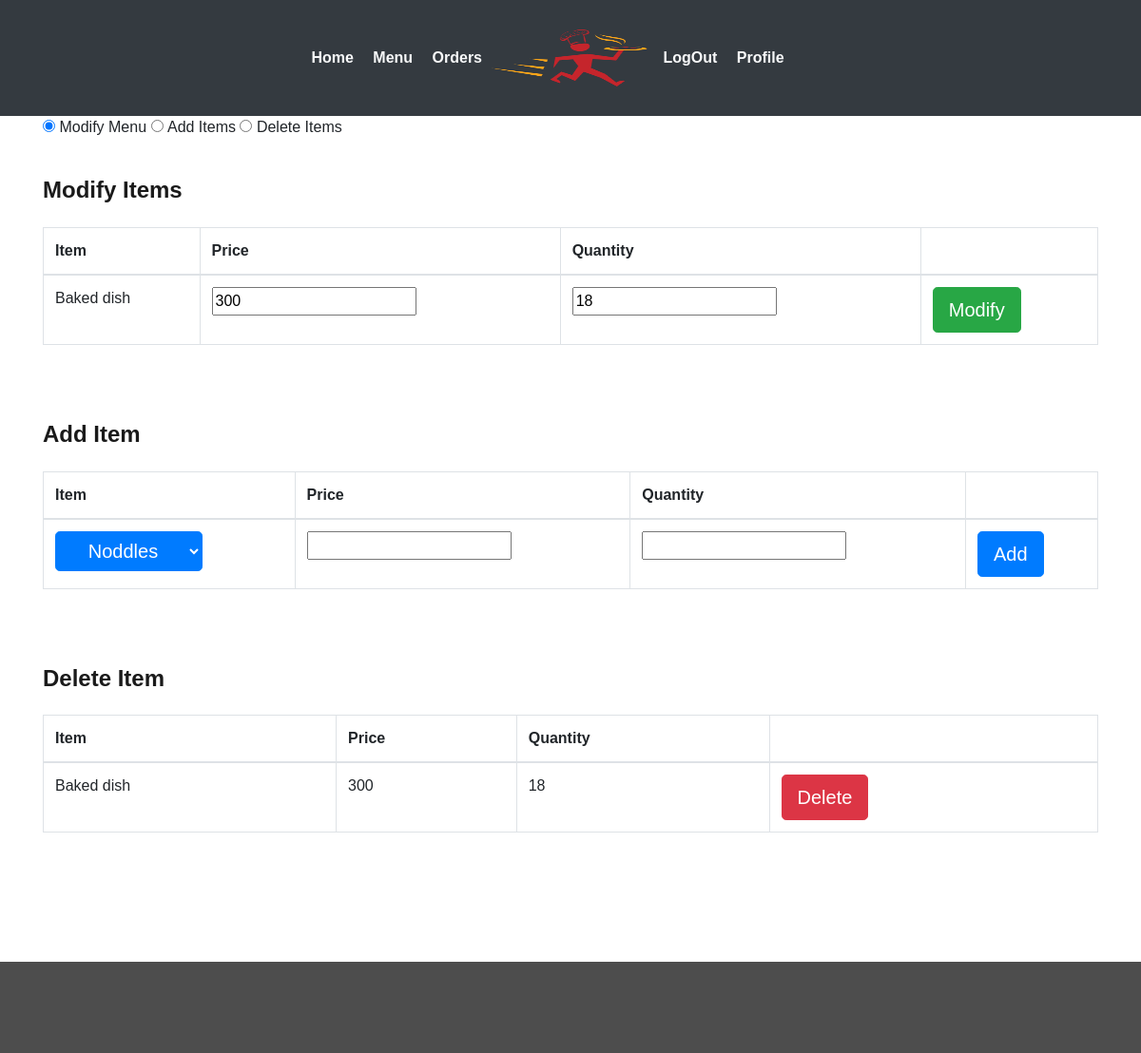
The app's page /restaurant/menu/ (signed in) with its own data.
### webapp/models.py (models this page shows)
class Item(models.Model):
	id 			= models.AutoField(primary_key=True)
	fname 		= models.CharField(max_length=30,blank=False)
	category 	= models.CharField(max_length=50,blank=False)
	def __str__(self):
		return self.fname

### webapp/views.py (the view, shortened to what this page needs)
# urls.py: path('restaurant/menu/',views.menuManipulation,name='mmenu'),
@login_required(login_url='/login/restaurant/')
def menuManipulation(request):
	if not request.user.is_authenticated:
		return redirect("rlogin")
	rest=Restaurant.objects.filter(id=request.user.restaurant.id);
	rest=rest[0]
	menuitems=Menu.objects.filter(r_id=rest)
	menu=[]
	for x in menuitems:
		cmenu=[]
		cmenu.append(x.item_id)
		cmenu.append(x.price)
		cmenu.append(x.quantity)
		cmenu.append(x.id)
		menu.append(cmenu)
	menuitems = Item.objects.all()
	items = []
	for y in menuitems:
		citem = []
		citem.append(y.id)
		citem.append(y.fname)
		items.append(citem)
	context={
		"menu":menu,
		"items":items,
		"username":request.user.username,
	}
	return render(request,'webapp/menu_modify.html',context)

### webapp/templates/webapp/menu_modify.html (shortened to what this page needs)
{% extends 'webapp/base2.html'%}
{% block body %}
	<div class="container">
		<input id="tab1" type="radio" name="tabs" checked>
  	<label for="tab1">Modify Menu</label>
  	<input id="tab2" type="radio" name="tabs">
  	<label for="tab2">Add Items</label>
	<input id="tab3" type="radio" name="tabs">
  	<label for="tab3">Delete Items</label>
	<section id="content1">
		<div class="order-top" style="border:0">
			<p>
				<h4>Modify Items</h4>
				<table class="table table-hover table-bordered">
					<thead>
						<th>Item</th>
						<th>Price</th>
						<th>Quantity</th>
						<th></th>
					</thead>
				{% for x in menu %}
					<tr>
						<form action="" method="POST">{% csrf_token %}
							<td>{{x.0}}</td>
							<td><input type="number" value="{{x.1}}" name="price"/></td>
							<td><input type="number" value="{{x.2}}" name="quantity"/></td>
							<td>
								<input type="submit" value="Modify" name="submit" class="btn btn-success btn-lg" />
							</td>
						</form>
					</tr>
				{% endfor %}
				</table>
			</p>
		</div>
	</section>
	<section id="content2">
		<div class="order-top" style="border:0">
			<p>
				<h4>Add Item</h4>
				<table class="table table-hover table-bordered">
					<thead>
						<th>Item</th>
						<th>Price</th>
						<th>Quantity</th>
						<th></th>
					</thead>
					<tr>
						<form action="" method="POST">{% csrf_token %}
						<td>
							<select name="item" class="btn btn-primary btn-lg">
							{% for x in items %}
								<option value="{{x.0}}">{{x.1}}</option>
							{% endfor %}
							</select>
						</td>
						<td><input type="number" value="" name="price"/></td>
						<td><input type="number" value="" name="quantity"/>
						</td>
						<td>
							<input type="submit" value="Add" name="submit" class="btn  btn-primary btn-lg">
						</td>
						</form>
					</tr>
				</table>
			</p>
		</div>
	</section>
	<section id="content3">
		<div class="order-top" style="border:0">
			<p>
				<h4>Delete Item</h4>
				<table class="table table-hover table-bordered">
					<thead>
						<th>Item</th>
						<th>Price</th>
						<th>Quantity</th>
						<th></th>
					</thead>
				{% for x in menu %}
					<tr>
					<td>{{x.0}}</td>
					<td>{{x.1}}</td>
					<td>{{x.2}}</td>
					<td>
						<form action="" method="POST">{% csrf_token %}
							<input type="submit" value="Delete" name="submit" class="btn btn-danger btn-lg">
						</form>
					</td>
					</tr>
				{% endfor %}
				</table>
			</p>
		</div>
	</section>
	</div>
{% endblock %}

### webapp/static/webapp/css/style.css (style rules this page uses)
body { padding:0; margin:0; font-family: 'Source Sans Pro', sans-serif; }
input[type="button"],input[type="submit"] { transition:0.5s all; -webkit-transition:0.5s all; -moz-transition:0.5s all; -o-transition:0.5s all; -ms-transition:0.5s all; }
h1,h2,h3,h4,h5,h6 { margin:0; }
p { margin:0; }
label { margin:0; }
.order-top h4 { color: #1A1A1A; font-size: 1.5em; font-weight: 600; margin-bottom: 1em; }
.order-top p { color: #6b6969; font-size: 1em; font-weight: 400; line-height: 1.8em; margin: 1em 0; }
.order-top { padding: 1.5em 0; border-bottom: 1px dotted #5fa022; }

### records on screen
Item: fname "Baked dish", price "300", quantity "18", x "300", x "18"
Item: item "Noddles"
